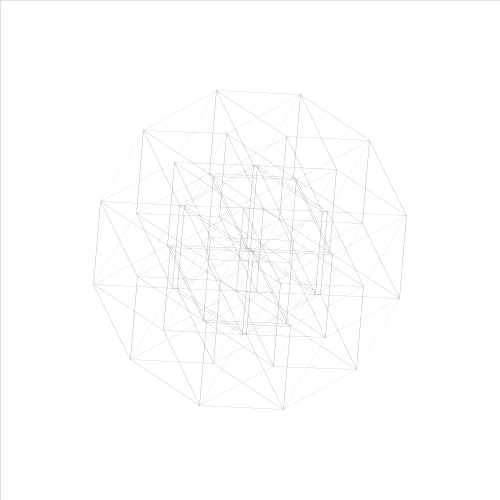
Frame 1 (no input)
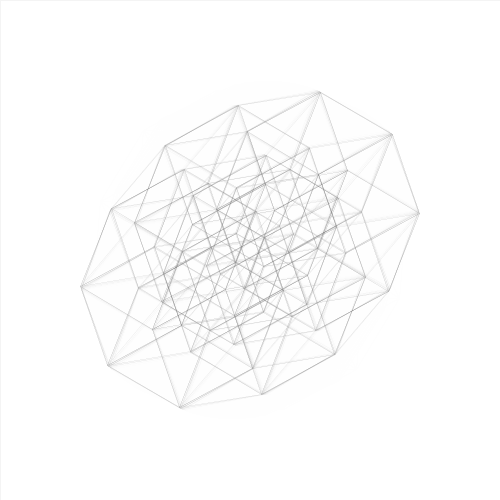
Frame 60 (the mouse pressed at the canvas centre just before this capture)
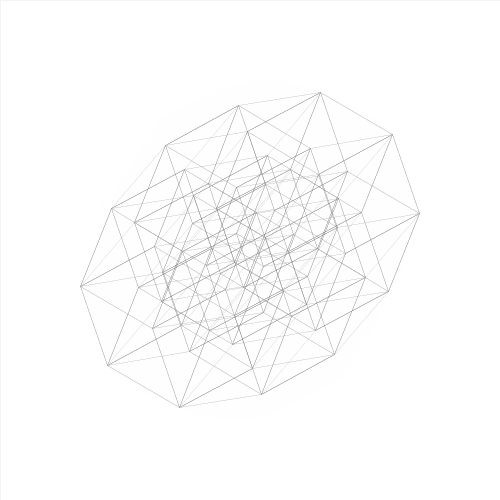
Frame 120 (the mouse held since frame 60 and released just before this capture)

The Processing sketch that drew these frames (run headless with seeded random() and noise(); from frame 60 on, the mouse is pressed at the canvas centre):

// Processing sketch: hypercubes
// ── hypercubes.pde
/* OpenProcessing Tweak of *@*http://www.openprocessing.org/sketch/3298*@* */
/* !do not delete the line above, required for linking your tweak if you re-upload */
   
      ///////////       
     //       //
    //  //////////    
   //  //  //  //    
  //////////  //     Hypercubes
     //      //     
    //////////      (c) Martin Schneider 2009    
 
 
float tspeed, speed, sf, a1, a2, zoom, zf;
int dmax, pdim, dim, nodes, face, t;
int[][] n, l;
boolean grid, faces, light;

void setup() {
  size(500,500);  
  tspeed = .0001; sf = 4 * tspeed; 
  dmax = 9;  dim = pdim = 6; 
  grid = true; light = true; faces = false; face = 1;
  smooth(); strokeWeight(0); 
  a1 = 1; mouseX=width; mouseY = height/2;
  hyper(dim);
}

void draw() {
  
  tspeed = sf * (mouseX - width/2) / width;
  zoom   = zf * (height - mouseY) / height;
  speed  = lerp(speed, tspeed, .9);
  a1 += float(millis() - t) * speed; 
  a2 = -a1;
  t = millis();

  fill(255, 100); rect(0,0,width, height);
  translate(width/2, height/2);
  scale(zoom);
    
  for(int i=0; i<nodes; i++)  {
    float[] n1 = project(n[i]);
    float[] n0 =  project(n[l[i][dim-1]]);
    for (int d=0; d<dim; d++) {
      float[] n2 = project(n[l[i][d]]);
      float c = light ? 192/dim * (d + 1) : 128;
      if(faces) {
        noStroke(); fill(c, 5);
        if(d < face) quad(n1[0], n1[1], n0[0], n0[1], n0[0]+n2[0]-n1[0], n0[1]+n2[1]-n1[1], n2[0], n2[1]);
        n0 = n2;
      }
      if(grid) {
        stroke(c, 150);
        line(n1[0], n1[1], n2[0], n2[1]);
      }
    }
  } 
  
}

void keyPressed() {
  switch(key) {
    case 'l': light =!light; break;
    case 'f': faces =!faces; break;
    case 'g': grid = !grid; break;
    case CODED:
      switch(keyCode) {
        case UP   : dim++; break;
        case DOWN : dim--; break;
        case LEFT : face--; break;
        case RIGHT: face++; break;
      }
      dim = constrain(dim, 1, dmax);
      face = constrain(face, 1, dim);
      hyper(dim);
      break;
  }
}

void hyper(int dim) { 
  nodes = 1<<dim;
  n = new int[nodes][dim];
  l = new int[nodes][dim];
  for(int i=0; i<nodes; i++) for (int d=0; d<dim; d++) {
      n[i][d] = (i & 1<<d) > 0 ? -1 : 1;
      l[i][d] = i ^ 1<<d;
  } 
  background(255); 
  zf = float(height)/dim;
  a1 = a1/pdim * dim; 
  pdim = dim;
  
}

float[] project(int[] p) {
  float[] r = new float[2];
  for(int d=0; d<dim; d++) {
    float ang = PI/dim * d;
    r[0] += sin(ang * a1 + a2 * PI) * p[d];
    r[1] += cos(ang * a1 + a2 * PI) * p[d];
  }
  return r;
}
